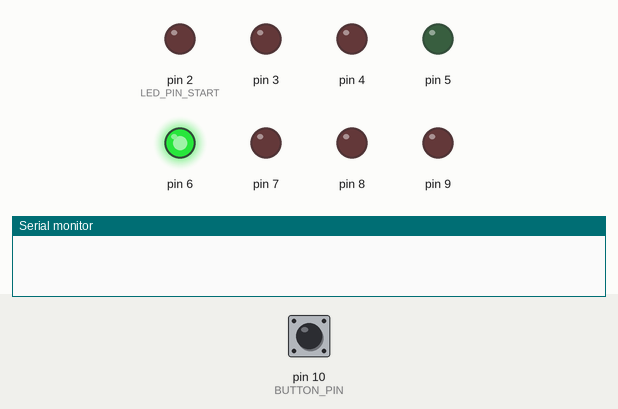
This program was run on a simulated Arduino Uno, built with avr-gcc and run on an emulated ATmega328P. Parts: output pins drawn as LEDs (lit = HIGH), the last lines printed to the serial monitor. Dashed ring = blinking. Inputs (shaded band) come from the test bench; at power-on: pin 10 (BUTTON_PIN) HIGH.

Above: at 1.2 s.
1.3 s: pin 10 (BUTTON_PIN) pulled LOW for 0.15 s
At 2.5 s:
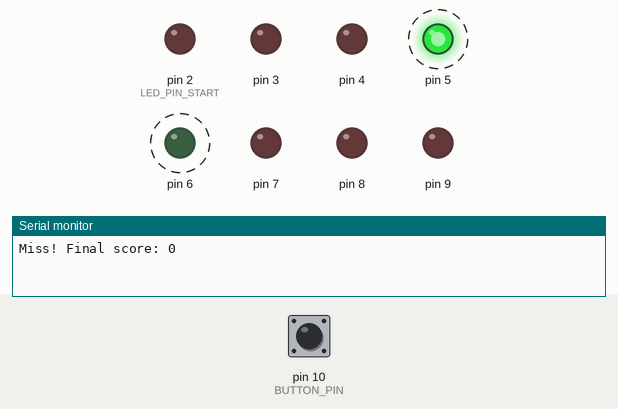
4.4 s: pin 10 (BUTTON_PIN) pulsed LOW 5 times (0.12 s each, 0.3 s apart)
At 4.5 s:
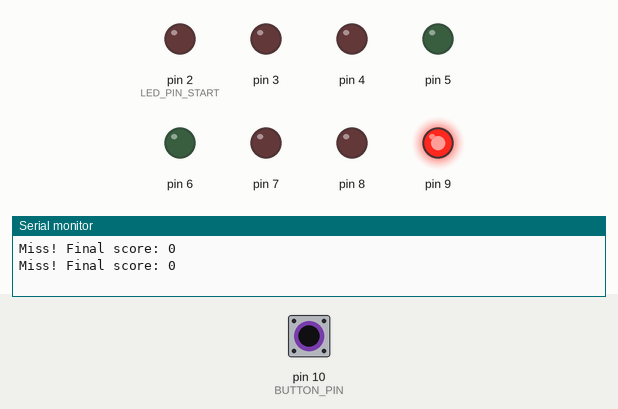
Timing chart, 0 to 13.4 s (numbered marks = the images above; inputs shaded):
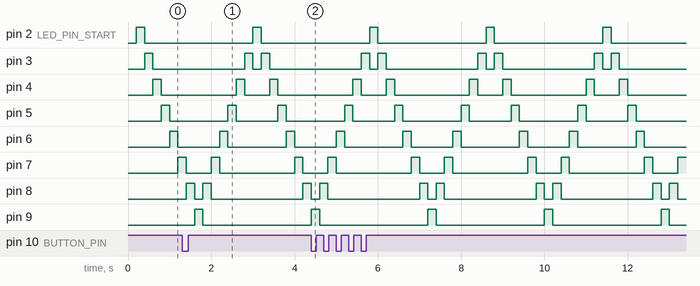

The program:

main.cpp
```cpp
#include <Arduino.h>
#include "config.h"

uint8_t current_position = 0;
int8_t direction = 1;
uint32_t last_chase_update = 0;
uint16_t score = 0;

bool last_button_state = false;
uint32_t last_debounce_time = 0;

void setup() {
    for (uint8_t i = 0; i < NUM_LEDS; i++) {
        pinMode(LED_PIN_START + i, OUTPUT);
        digitalWrite(LED_PIN_START + i, LOW);
    }

    pinMode(BUTTON_PIN, INPUT_PULLUP);
    last_button_state = !digitalRead(BUTTON_PIN);

    Serial.begin(9600);
    last_chase_update = millis();
}

bool button_just_pressed() {
    uint32_t now = millis();
    bool current_state = !digitalRead(BUTTON_PIN);
    bool pressed = false;

    if (current_state && !last_button_state) {
        if (now - last_debounce_time >= DEBOUNCE_MS) {
            pressed = true;
            last_debounce_time = now;
        }
    }

    last_button_state = current_state;
    return pressed;
}

void loop() {
    uint32_t now = millis();

    if (now - last_chase_update >= CHASE_SPEED) {
        last_chase_update = now;

        for (uint8_t i = 0; i < NUM_LEDS; i++) {
            digitalWrite(LED_PIN_START + i, LOW);
        }

        digitalWrite(LED_PIN_START + current_position, HIGH);

        current_position += direction;

        if (current_position == 0) {
            direction = 1;
        } else if (current_position == NUM_LEDS - 1) {
            direction = -1;
        }
    }

    if (button_just_pressed()) {
        if (current_position >= TARGET_ZONE_START && current_position <= TARGET_ZONE_END) {
            score += 10;
            Serial.print("Hit! Score: ");
            Serial.println(score);
        } else {
            Serial.print("Miss! Final score: ");
            Serial.println(score);
            score = 0;
        }
    }
}
```

config.h
```cpp
#ifndef CONFIG_H
#define CONFIG_H

#include <Arduino.h>

const uint8_t LED_PIN_START = 2;
const uint8_t NUM_LEDS = 8;
const uint8_t BUTTON_PIN = 10;
const uint8_t TARGET_ZONE_START = 3;
const uint8_t TARGET_ZONE_END = 4;

const uint16_t CHASE_SPEED = 200;
const uint16_t DEBOUNCE_MS = 50;

#endif
```

Measured:
- by itself, pin 2 (LED_PIN_START), pin 9: alternates HIGH for 0.20 s and LOW for 2.6 s
- by itself, pin 3: repeats every 2.8 s: LOW 0.20 s, HIGH 0.20 s, LOW 2.2 s, HIGH 0.20 s
- by itself, pin 4: repeats every 2.8 s: LOW 0.60 s, HIGH 0.20 s, LOW 1.8 s, HIGH 0.20 s
- by itself, pin 5: repeats every 2.8 s: LOW 1.0 s, HIGH 0.20 s, LOW 1.4 s, HIGH 0.20 s
- by itself, pin 6: repeats every 2.8 s: LOW 1.4 s, HIGH 0.20 s, LOW 1.0 s, HIGH 0.20 s
- by itself, pin 7: repeats every 2.8 s: LOW 1.8 s, HIGH 0.20 s, LOW 0.60 s, HIGH 0.20 s
- by itself, pin 8: repeats every 2.8 s: HIGH 0.20 s, LOW 2.2 s, HIGH 0.20 s, LOW 0.20 s
